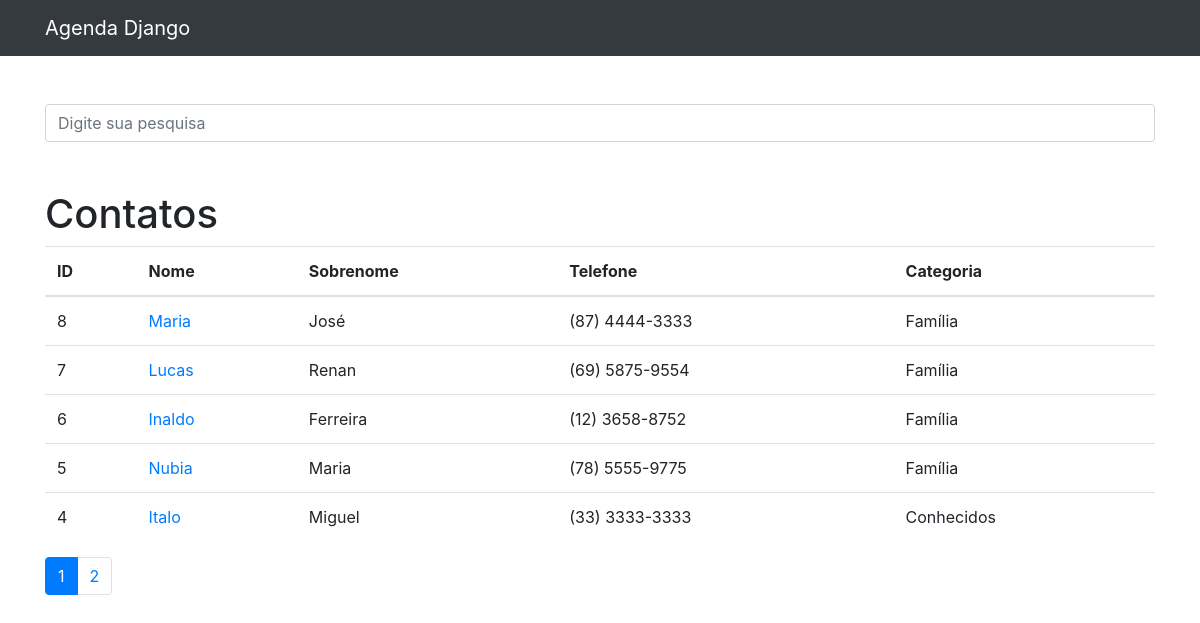
Before: / with the older database file.
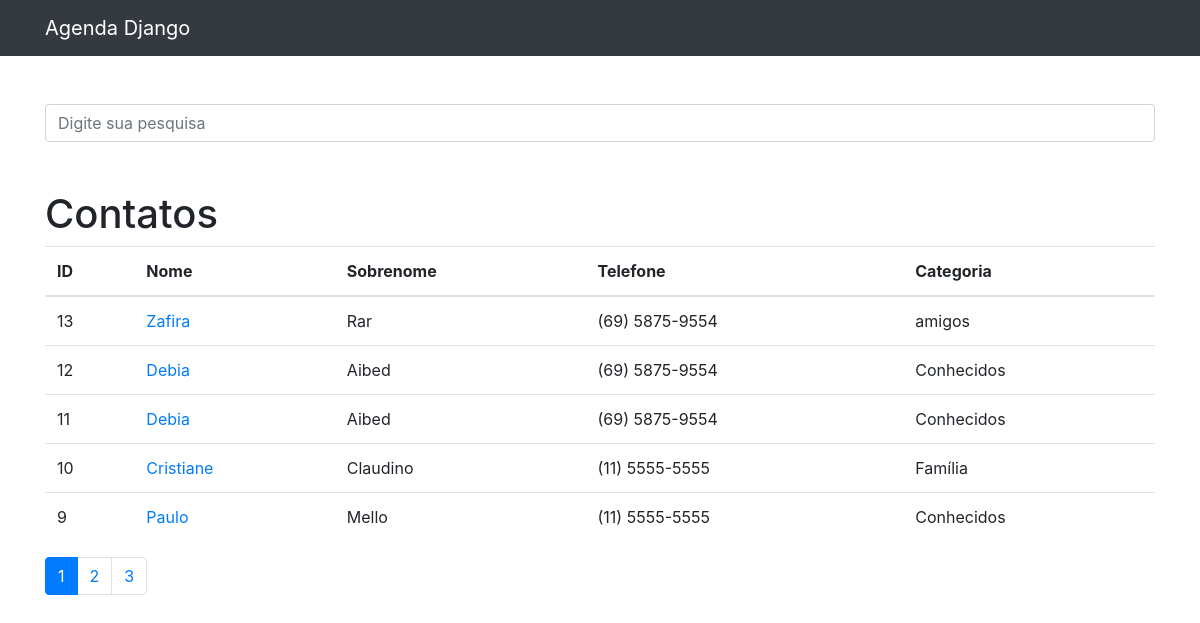
After: the same page with the newer database file.
### contatos/models.py (models this page shows, shortened)
class Contato(models.Model):
    nome = models.CharField(max_length=255)
    sobrenome = models.CharField(max_length=255, blank=True)
    telefone = models.CharField(max_length=255)
    email = models.CharField(max_length=255, blank=True)
    data_criacao = models.DateTimeField(default=timezone.now)
    descricao = models.TextField(blank=True)
    categoria = models.ForeignKey(Categoria, on_delete=models.DO_NOTHING)
    mostrar = models.BooleanField(default=True)
    foto = models.ImageField(blank=True, upload_to='fotos/%Y/%m/')

class Categoria(models.Model):
    nome = models.CharField(max_length=255)
    def __str__(self):
        return self.nome

### contatos/views.py (the view)
# urls.py: path('', views.index, name='index'),
def index(request):
    contatos = Contato.objects.order_by('-id').filter(
        mostrar=True
    )
    paginator = Paginator(contatos, 5)
    page = request.GET.get('page')
    contatos = paginator.get_page(page)
    return render(request, 'contatos/index.html', {
        'contatos': contatos,
    })

### contatos/templates/contatos/index.html
{% extends 'base.html'%}
{%block conteudo%}
<h1 class="mt-5">Contatos</h1>
<table class="table">
    <thead>
        <tr>
            <th>ID</th>
            <th>Nome</th>
            <th>Sobrenome</th>
            <th>Telefone</th>
            <th>Categoria</th>
        </tr>
    </thead>
    <tbody>
        {% for contato in contatos %}
        <tr>
            <td>{{ contato.id }}</td>
            <td>
                <a href="{% url 'ver_contato' contato.id  %} ">{{ contato.nome }}</a>
            </td>
            <td>{{ contato.sobrenome }}</td>
            <td>{{ contato.telefone }}</td>
            <td>{{ contato.categoria }}</td>
        </tr>
        {% endfor %}
    </tbody>
</table>
<nav aria-label="Page navigation example">
    <ul class="pagination">
        {% for pagina in contatos.paginator.page_range %}
            {% if contatos.number == pagina %}
                <li class="page-item active">
                    <a class="page-link" href="?page= {{ pagina }}&termo={{ request.GET.termo }}">{{ pagina }}</a>
                </li>
            {% else %}
                <li class="page-item ">
                    <a class="page-link" href="?page= {{ pagina }}&termo={{ request.GET.termo }}">{{ pagina }}</a>
                </li>
            {% endif %}
        {% endfor %}
    </ul>
</nav>
{%endblock%}

### templates/base.html (shortened to what this page needs)
{% load static %}
<!DOCTYPE html>
<html lang="pt">
<head>
    {% include 'parciais/_head.html' %}
</head>
<body>
    {% include 'parciais/_nav.html' %}
    <div class="container">
        <div class="row">
            <div class="col-lg-12">
                {% if 'accounts' not in request.path %}
                <br><br>
                <form method="get" action="{% url 'busca' %}">
                    <div class="form-group row">
                        <div class="col-12">
                            <input class="form-control" type="search" value="{{ request.GET.termo }}" id="search-input"
                                placeholder="Digite sua pesquisa" name="termo">
                        </div>
                    </div>
                </form>
                {% endif %}
                {% block conteudo%} {%endblock%}
            </div>
        </div>
    </div>
</body>
</html>

### templates/parciais/_head.html (shortened to what this page needs)
{%load static %}
<link href="{% static 'vendor/bootstrap/css/bootstrap.min.css' %}" rel="stylesheet">

### templates/parciais/_nav.html (shortened to what this page needs)
 <nav class="navbar navbar-expand-lg navbar-dark bg-dark static-top">
    <div class="container">
        <a class="navbar-brand" href="{% url 'index'%}">Agenda Django</a>
    </div>
</nav>

Changed rows visible on the page:
no longer on this page (row unchanged): Contato: id "8", nome "Maria", sobrenome "José", telefone "(87) 4444-3333", categoria "Família"
no longer on this page (row unchanged): Contato: id "7", nome "Lucas", sobrenome "Renan", telefone "(69) 5875-9554", categoria "Família"
no longer on this page (row unchanged): Contato: id "6", nome "Inaldo", sobrenome "Ferreira", telefone "(12) 3658-8752", categoria "Família"
no longer on this page (row unchanged): Contato: id "5", nome "Nubia", sobrenome "Maria", telefone "(78) 5555-9775", categoria "Família"
no longer on this page (row unchanged): Contato: id "4", nome "Italo", sobrenome "Miguel", telefone "(33) 3333-3333", categoria "Conhecidos"
added Contato: id "13", nome "Zafira", sobrenome "Rar", telefone "(69) 5875-9554", categoria "amigos"
added Contato: id "12", nome "Debia", sobrenome "Aibed", telefone "(69) 5875-9554", categoria "Conhecidos"
added Contato: id "11", nome "Debia", sobrenome "Aibed", telefone "(69) 5875-9554", categoria "Conhecidos"
added Contato: id "10", nome "Cristiane", sobrenome "Claudino", telefone "(11) 5555-5555", categoria "Família"
added Contato: id "9", nome "Paulo", sobrenome "Mello", telefone "(11) 5555-5555", categoria "Conhecidos"
Other visible differences:
new list line: "3"
